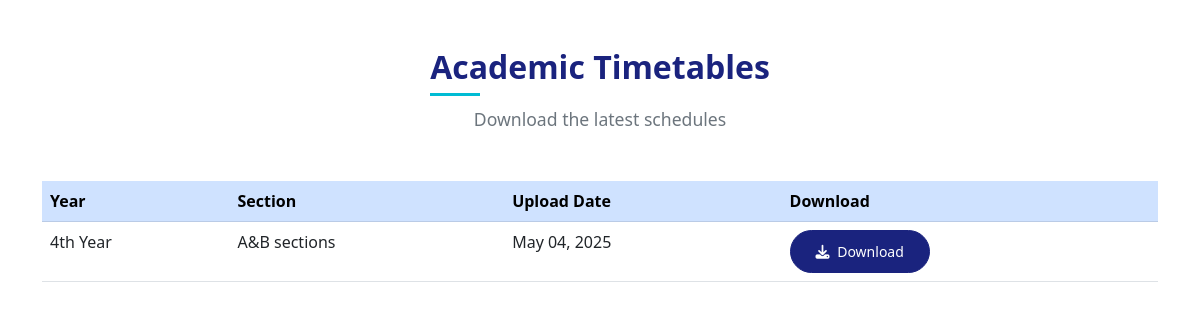
Screenshot of /timetables/ with the database file from the repository.
### department/models.py (models this page shows, shortened)
class Timetable(models.Model):
    title = models.CharField(max_length=200)
    description = models.TextField(blank=True, null=True)
    file = models.FileField(
        upload_to='timetables/',
        validators=[FileExtensionValidator(allowed_extensions=['pdf'])]
    )
    upload_date = models.DateTimeField(auto_now_add=True)
    is_active = models.BooleanField(default=True)

### department/views.py (the view)
# urls.py: path('timetables/', views.TimetableView.as_view(), name='timetable_list'),
class TimetableView(ListView):
    model = Timetable
    template_name = 'timetable.html'
    context_object_name = 'timetables'
    def get_queryset(self):
        return Timetable.objects.filter(is_active=True).order_by('-upload_date')

### department/templates/timetable.html
{% extends 'base.html' %}
{% load static %}
{% block content %}
<section class="py-5">
    <div class="container">
        <div class="section-header text-center mb-5">
            <h2 class="section-title">Academic Timetables</h2>
            <p class="section-subtitle">Download the latest schedules</p>
        </div>
        <div class="table-responsive">
            <table class="table table-hover">
                <thead class="table-primary">
                    <tr>
                        <th>Year</th>
                        <th>Section</th>
                        <th>Upload Date</th>
                        <th>Download</th>
                    </tr>
                </thead>
                <tbody>
                    {% for timetable in timetables %}
                    <tr>
                        <td>{{ timetable.title }}</td>
                        <td>{{ timetable.description|default:"-" }}</td>
                        <td>{{ timetable.upload_date|date:"M d, Y" }}</td>
                        <td>
                            <a href="{{ timetable.file.url }}" download class="btn btn-sm btn-primary">
                                <i class="fas fa-download me-1"></i> Download
                            </a>
                        </td>
                    </tr>
                    {% empty %}
                    <tr>
                        <td colspan="4" class="text-center">No timetables available yet</td>
                    </tr>
                    {% endfor %}
                </tbody>
            </table>
        </div>
    </div>
</section>
{% endblock %}

### department/static/css/style.css (style rules this page uses)
:root { --primary-color: #1a237e; --primary-light: #534bae; --primary-dark: #000051; --secondary-color: #00bcd4; --accent-color: #ff4081; --light-bg: #f8f9fa; --dark-text: #212529; --light-text: #f8f9fa; }
body { font-family: 'Segoe UI', Tahoma, Geneva, Verdana, sans-serif; color: var(--dark-text); overflow-x: hidden; }
.section-title { font-weight: 700; color: var(--primary-color); position: relative; display: inline-block; margin-bottom: 20px; }
.section-title::after { content: ''; position: absolute; bottom: -10px; left: 0; width: 50px; height: 3px; background-color: var(--secondary-color); }
.section-subtitle { color: #6c757d; font-size: 1.1rem; max-width: 700px; margin: 0 auto; }
.btn-primary { background-color: var(--primary-color); border-color: var(--primary-color); padding: 10px 25px; border-radius: 50px; font-weight: 500; transition: all 0.3s ease; }

### rows the page displays
Timetable: title "4th Year", description "A&B sections", upload_date "May 04, 2025"
